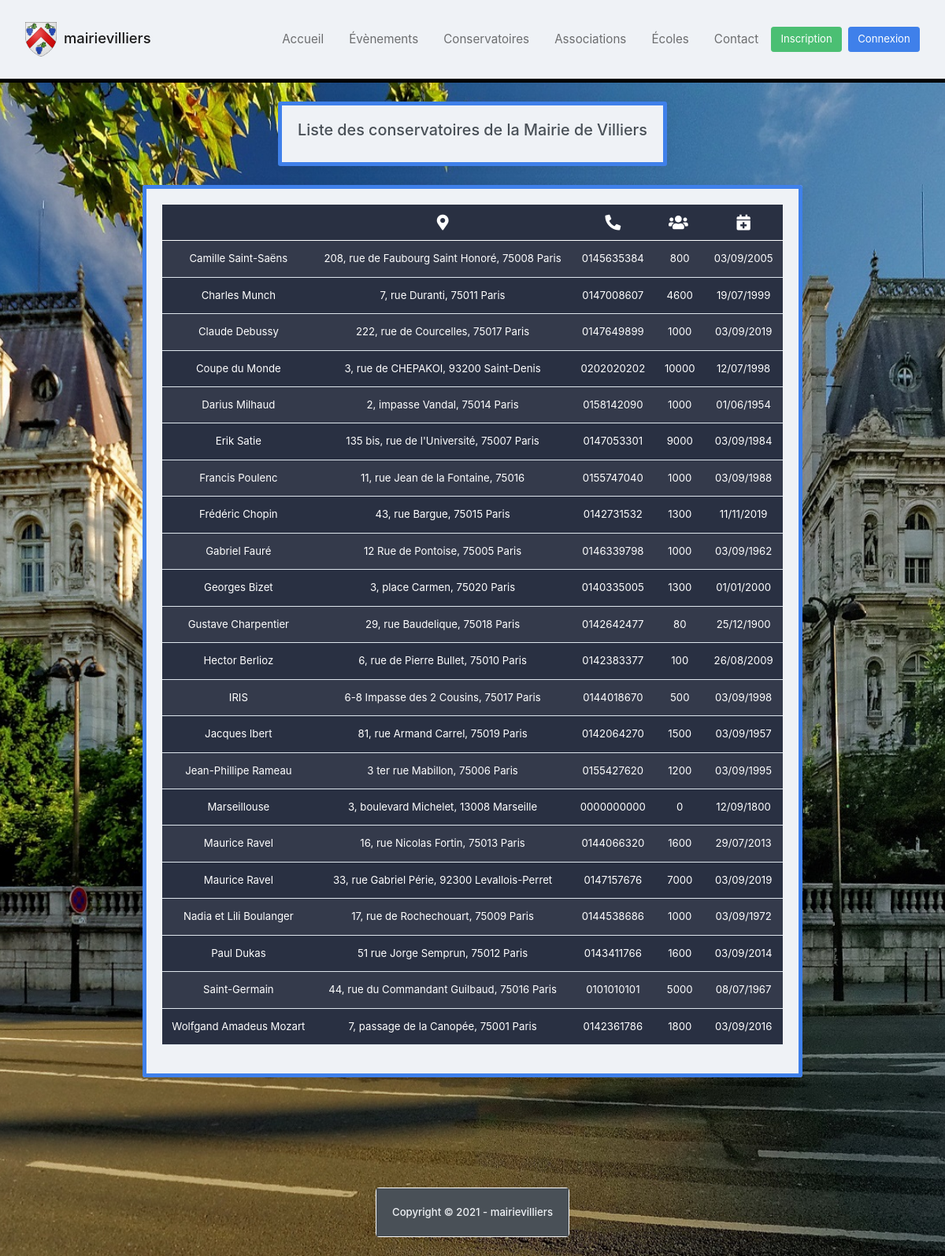
The page /conservatoires on the database its author committed.
### tables this page shows
Create table conservatoires (
	idconserv int(11) not null auto_increment,
	nomconserv varchar(50),
	adresseconserv varchar(255),
	telephone varchar(10) UNIQUE,
	effectifs int(25),
	datecreationconserv date,
	primary key (idconserv)
);

### controleur/conservatoires.controleur.php (called while the page is built, shortened)
<?php
require "vue/conservatoires.php";
?>

### index.php (called while the page is built, shortened)
<?php require "core/Autoloader.php";
require "modele/nav.modele.php";
$helper = new Helpers();
if (isset($_GET['file'])) {
    if(file_exists("controleur/".$_GET['file'].".controleur.php"))
        $page = $_GET['file'];
    else
        $page = "404";
} else {
    $page = "accueil";
}
require "controleur/".$page.".controleur.php";
$content = ob_get_clean();
require "nav.php";
?>

### vue/conservatoires.php (the view, shortened to what this page needs)
<div class="container mt-4">
	<div class="row d-flex justify-content-center">
		<div class="col-auto">
			<div class="card rounded border border-5 border-primary reveal-1">
				<div class="card-body bg-light">
					<h3 class="text-center">
						Liste des conservatoires de la Mairie de Villiers
					</h3>
				</div>
			</div>
		</div>
	</div>
</div>
<div class="container">
	<div class="d-flex justify-content-center">
		<div class="col-md-auto col-xxl-12">
			<div class="card reveal-1">
				<div class="card-body bg-light rounded border border-5 border-primary">
					<table id="datatables-reponsive" class="table text-center table-dark table-striped" style="width:100%">
						<thead>
							<tr>
								<td></td>
								<td><i class="align-middle fas fa-fw fa-map-marker-alt fs-3"></i></td>
								<td><i class="align-middle fas fa-fw fa-phone-alt fs-3"></i></td>
								<td><i class="align-middle me-1 fas fa-fw fa-users fs-3"></i></td>
								<td><i class="align-middle fas fa-fw fa-calendar-plus fs-3"></i></td>
							</tr>
						</thead>
						<tbody>
							<?php
							$view = $bdd->query('SELECT idconserv, nomconserv, adresseconserv, telephone, effectifs, date_format(datecreationconserv, "%d/%m/%Y") FROM conservatoires ORDER BY nomconserv');
							while ($donnees = $view->fetch()) {
							?>
							<tr>
								<td><?= $donnees['nomconserv'] ?></td>
								<td><?= $donnees['adresseconserv'] ?></td>
								<td><?= $donnees['telephone'] ?></td>
								<td><?= $donnees['effectifs'] ?></td>
								<td><?= $donnees['date_format(datecreationconserv, "%d/%m/%Y")'] ?></td>
							</tr>
							<?php } ?>
						</tbody>
					</table>
				</div>
			</div>
		</div>
	</div>
</div>
<?php if (isset($_SESSION['id'])) { ?>
<div class="d-flex justify-content-center mb-5">
	<button type="button" class="btn btn-lg fw-bold" data-bs-toggle="modal" data-bs-target="#exampleModal" style="background-color: #32CD32; color: #191970;">
	  	S'inscrire à un conservatoire
	</button>
</div>
<div class="modal fade" id="exampleModal" tabindex="-1" aria-labelledby="exampleModalLabel" aria-hidden="true">
  	<div class="modal-dialog modal-dialog-centered">
    	<div class="modal-content">
	      	<div class="modal-header">
	        	<h3 class="modal-title">Formulaire d'inscription</h3>
	        	<button type="button" class="btn-close" data-bs-dismiss="modal" aria-label="Close"></button>
	      	</div>
	      	<form method="post" action="">
	      		<div class="modal-body">
                    <?= $helper->input('text', 'nom', '', 'NOM') ?>
                    <?= $helper->input('text', 'prenom', '', 'Prénom') ?>
                    <?= $helper->input('email', 'email', '', 'Adresse email') ?>
                    <?= $helper->input('text', 'tel', '', 'Téléphone') ?>
                    <?= $helper->input('text', 'adresse', '', 'Adresse') ?>
                    <div class="mb-3">
                        <select name="conservatoire" class="form-select form-control-lg fw-bold">
                            <?php $requete = $bdd->query("SELECT * FROM conservatoires ORDER BY nomconserv");
                            $lesEvenements = $requete->fetchAll();
                            foreach ($lesEvenements as $unEvenement) { ?>
                            <option value="<?= $unEvenement['nomconserv'] ?>"><?= $unEvenement['nomconserv'] ?></option>
                            <?php } ?>
                        </select>
                    </div>
                    <div class="d-flex justify-content-center">
                        <div class="d-grid gap-2 col-12 mx-auto">
                            <?= $helper->button('submit', 'inscription', 'success', 'dark', 'S\'inscrire'); ?>
                        </div>
                    </div>
	      		</div>
	      	 </form>
    	</div>
  	</div>
</div>
<?php } else { ?>
<div class="container mt-4 mb-4">
    <div class="row d-flex justify-content-center">
        <div class="col-auto">
        </div>
    </div>
</div>
<?php } ?>

### nav.php (shortened to what this page needs)
<!DOCTYPE html>
<html>
<head>
	<link rel="stylesheet" type="text/css" href="assets/css/style.css">
	<link rel="stylesheet" type="text/css" href="https://cdn.wpcc.io/lib/1.0.2/cookieconsent.min.css"/>
	<link rel="stylesheet" type="text/css" href="assets/css/scroll.animate.css">
	<link rel="stylesheet" type="text/css" href="assets/css/fixed.css">
	<link rel="stylesheet" type="text/css" href="zoombox/zoombox.css">
</head>
<body>
<nav class="navbar navbar-expand-lg navbar-light landing-navbar" style="border-bottom: 5px solid black;">
	<div class="container">
		<a class="navbar-brand landing-brand" href="http://localhost/PPE-SITE/">
	      	<img src="assets/img/logo.png" class="img-fluid me-1" width="40">
	      	mairievilliers
    	</a>
        <div class="collapse navbar-collapse" id="navbarSupportedContent">
            <ul class="navbar-nav ms-auto mb-2 mb-lg-0" id="navbarLink">
                <?= $helper->lien('accueil', 'Accueil') ?>
                <?= $helper->lien('evenements', 'Évènements') ?>
                <?= $helper->lien('conservatoires', 'Conservatoires') ?>
                <?= $helper->lien('associations', 'Associations') ?>
                <?= $helper->lien('ecoles', 'Écoles') ?>
                <?= $helper->lien('contact', 'Contact') ?>
            </ul>
            <?php user(); ?>
        </div>
	</div>
</nav>
<?= $content; ?>
<?php footer(); ?>
</body>
</html>

### core/Helpers.php (shortened to what this page needs)
<?php
class Helpers {
	public function lien($pageUrl, $pageName) {
		return "
		<li class='nav-item'>
			<a class='nav-link text-lg px-lg-3' href='{$pageUrl}'>
				{$pageName}
			</a>
		</li>
		";
	}
	public function footer() {
		return "
		<footer class='mt-auto d-flex text-center text-light fw-bold justify-content-center'>
			<div class='card' style='background-color: transparent; border: 1px solid #fff;'>
				<div class='card-body bg-secondary'>
					Copyright &copy; 2021 - mairievilliers
				</div>
			</div>
		</footer>
		";
	}
	public function authButton($pageUrl, $pageName, $color, $class) {
		return "
		<a class='btn btn-{$color} my-2 my-sm-0 {$class}' href='{$pageUrl}'>
        	{$pageName}
        </a>
		";
	}
}
?>

### modele/nav.modele.php (shortened to what this page needs)
<?php
function footer() {
	$helper = new Helpers();
	echo $helper->footer();
}
function user() {
	$helper = new Helpers();
	if (isset($_SESSION['id'])) {
		echo "<ul class='navbar-nav'>";
		echo "<li class='nav-item dropdown'>";
		echo $helper->pseudo($_SESSION['pseudo']);
		echo "<div class='dropdown-menu dropdown-menu-end mt-1'>";
		echo $helper->dropdownItem('profil', 'Mon prolile');
		echo "<div class='dropdown-divider'></div>";
		echo $helper->dropdownItem('deconnexion', 'Déconnexion');
		echo "</div>";
		echo "</li>";
		echo "</ul>";
	} else {
		echo $helper->authButton('inscription', 'Inscription', 'success', 'me-2');
		echo $helper->authButton('connexion', 'Connexion','primary', '');
	}
}
function userIconNavBar() {
	$helper = new Helpers();
}
?>

### nav.php (style rules this page uses)
body { background-image: url(assets/img/fond.jpg); background-position: center center; background-repeat: no-repeat; background-attachment: fixed; background-size: cover; }

### rows shown on the page
conservatoires: nomconserv "Camille Saint-Saëns", adresseconserv "208, rue de Faubourg Saint Honoré, 75008 Paris", telephone "0145635384", effectifs "800", date_format "03/09/2005"
conservatoires: nomconserv "Charles Munch", adresseconserv "7, rue Duranti, 75011 Paris", telephone "0147008607", effectifs "4600", date_format "19/07/1999"
conservatoires: nomconserv "Claude Debussy", adresseconserv "222, rue de Courcelles, 75017 Paris", telephone "0147649899", effectifs "1000", date_format "03/09/2019"
conservatoires: nomconserv "Coupe du Monde", adresseconserv "3, rue de CHEPAKOI, 93200 Saint-Denis", telephone "0202020202", effectifs "10000", date_format "12/07/1998"
conservatoires: nomconserv "Darius Milhaud", adresseconserv "2, impasse Vandal, 75014 Paris", telephone "0158142090", effectifs "1000", date_format "01/06/1954"
conservatoires: nomconserv "Erik Satie", adresseconserv "135 bis, rue de l'Université, 75007 Paris", telephone "0147053301", effectifs "9000", date_format "03/09/1984"
conservatoires: nomconserv "Francis Poulenc", adresseconserv "11, rue Jean de la Fontaine, 75016", telephone "0155747040", effectifs "1000", date_format "03/09/1988"
conservatoires: nomconserv "Frédéric Chopin", adresseconserv "43, rue Bargue, 75015 Paris", telephone "0142731532", effectifs "1300", date_format "11/11/2019"
conservatoires: nomconserv "Gabriel Fauré", adresseconserv "12 Rue de Pontoise, 75005 Paris", telephone "0146339798", effectifs "1000", date_format "03/09/1962"
conservatoires: nomconserv "Georges Bizet", adresseconserv "3, place Carmen, 75020 Paris", telephone "0140335005", effectifs "1300", date_format "01/01/2000"
conservatoires: nomconserv "Gustave Charpentier", adresseconserv "29, rue Baudelique, 75018 Paris", telephone "0142642477", effectifs "80", date_format "25/12/1900"
conservatoires: nomconserv "Hector Berlioz", adresseconserv "6, rue de Pierre Bullet, 75010 Paris", telephone "0142383377", effectifs "100", date_format "26/08/2009"
conservatoires: nomconserv "IRIS", adresseconserv "6-8 Impasse des 2 Cousins, 75017 Paris", telephone "0144018670", effectifs "500", date_format "03/09/1998"
conservatoires: nomconserv "Jacques Ibert", adresseconserv "81, rue Armand Carrel, 75019 Paris", telephone "0142064270", effectifs "1500", date_format "03/09/1957"
conservatoires: nomconserv "Jean-Phillipe Rameau", adresseconserv "3 ter rue Mabillon, 75006 Paris", telephone "0155427620", effectifs "1200", date_format "03/09/1995"
conservatoires: nomconserv "Marseillouse", adresseconserv "3, boulevard Michelet, 13008 Marseille", telephone "0000000000", effectifs "0", date_format "12/09/1800"
conservatoires: nomconserv "Maurice Ravel", adresseconserv "16, rue Nicolas Fortin, 75013 Paris", telephone "0144066320", effectifs "1600", date_format "29/07/2013"
conservatoires: nomconserv "Maurice Ravel", adresseconserv "33, rue Gabriel Périe, 92300 Levallois-Perret", telephone "0147157676", effectifs "7000", date_format "03/09/2019"
conservatoires: nomconserv "Nadia et Lili Boulanger", adresseconserv "17, rue de Rochechouart, 75009 Paris", telephone "0144538686", effectifs "1000", date_format "03/09/1972"
conservatoires: nomconserv "Paul Dukas", adresseconserv "51 rue Jorge Semprun, 75012 Paris", telephone "0143411766", effectifs "1600", date_format "03/09/2014"
conservatoires: nomconserv "Saint-Germain", adresseconserv "44, rue du Commandant Guilbaud, 75016 Paris", telephone "0101010101", effectifs "5000", date_format "08/07/1967"
conservatoires: nomconserv "Wolfgand Amadeus Mozart", adresseconserv "7, passage de la Canopée, 75001 Paris", telephone "0142361786", effectifs "1800", date_format "03/09/2016"

### other values the page prints
$pageName "Accueil Évènements Conservatoires Associations Écoles Contact"
$pageName "Inscription Connexion"
